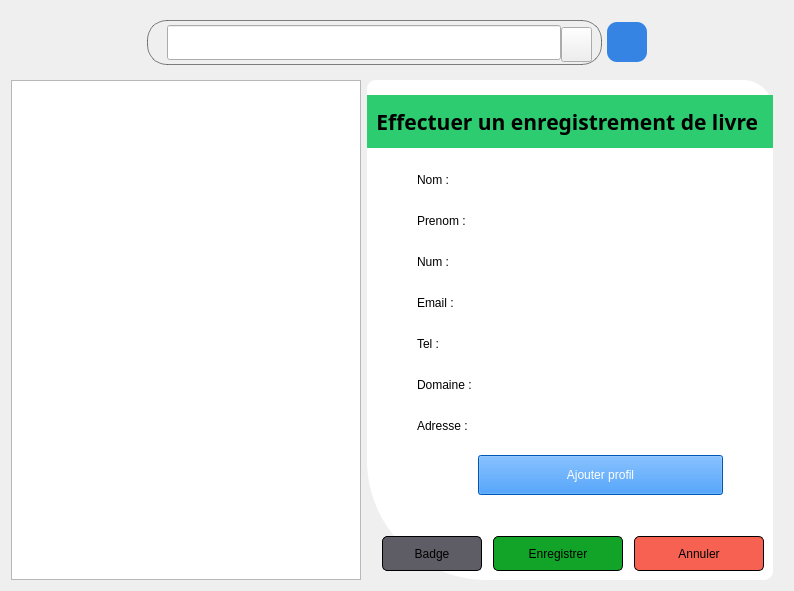
            <widget class="QWidget" name="membre">
             <layout class="QGridLayout" name="gridLayout">
              <item row="0" column="0">
               <widget class="QFrame" name="pannel_search">
                <property name="maximumSize">
                 <size>
                  <width>16777215</width>
                  <height>80</height>
                 </size>
                </property>
                <layout class="QHBoxLayout" name="horizontalLayout">
                 <item>
                  <widget class="QWidget" name="search_widget" native="true">
                   <property name="maximumSize">
                    <size>
                     <width>600</width>
                     <height>16777215</height>
                    </size>
                   </property>
                   <property name="styleSheet">
                    <string notr="true">#horizontalWidget{
	border: .8px solid  rgba(0,0,0,122);
	border-radius: 20px;
	padding-left: 50px;
}

#lineEditSearch:focus #horizontalWidget{
	border-color: white;
}</string>
                   </property>
                   <layout class="QHBoxLayout" name="horizontalLayout_28">
                    <property name="spacing">
                     <number>5</number>
                    </property>
                    <property name="leftMargin">
                     <number>50</number>
                    </property>
                    <property name="topMargin">
                     <number>0</number>
                    </property>
                    <property name="rightMargin">
                     <number>50</number>
                    </property>
                    <property name="bottomMargin">
                     <number>0</number>
                    </property>
                    <item>
                     <widget class="QWidget" name="horizontalWidget" native="true">
                      <property name="minimumSize">
                       <size>
                        <width>0</width>
                        <height>45</height>
                       </size>
                      </property>
                      <property name="maximumSize">
                       <size>
                        <width>16777215</width>
                        <height>45</height>
                       </size>
                      </property>
                      <property name="styleSheet">
                       <string notr="true">#horizontalWidget{
	border: 1px solid  rgba(0,0,0,122);
	border-radius: 20px;
	padding-left: 50px;
	
	/*background-color: rgb(156, 156, 156);*/
}

#lineEditSearch:focus #horizontalWidget{
	border-color: white;
}</string>
                      </property>
                      <layout class="QHBoxLayout" name="horizontalLayout_27">
                       <property name="spacing">
                        <number>0</number>
                       </property>
                       <property name="leftMargin">
                        <number>20</number>
                       </property>
                       <property name="topMargin">
                        <number>0</number>
                       </property>
                       <property name="rightMargin">
                        <number>10</number>
                       </property>
                       <property name="bottomMargin">
                        <number>0</number>
                       </property>
                       <item>
                        <widget class="QLineEdit" name="lineEditSearch">
                         <property name="minimumSize">
                          <size>
                           <width>0</width>
                           <height>35</height>
                          </size>
                         </property>
                         <property name="maximumSize">
                          <size>
                           <width>500</width>
                           <height>35</height>
                          </size>
                         </property>
                         <property name="styleSheet">
                          <string notr="true">color: rgb(0, 0, 0);</string>
                         </property>
                        </widget>
                       </item>
                       <item>
                        <widget class="QPushButton" name="btnSearch">
                         <property name="minimumSize">
                          <size>
                           <width>31</width>
                           <height>35</height>
                          </size>
                         </property>
                         <property name="maximumSize">
                          <size>
                           <width>31</width>
                           <height>31</height>
                          </size>
                         </property>
                         <property name="styleSheet">
                          <string notr="true"/>
                         </property>
                         <property name="text">
                          <string/>
                         </property>
                         <property name="icon">
                          <iconset resource="icons.qrc">
                           <normaloff>:/icons/search.svg</normaloff>:/icons/search.svg</iconset>
                         </property>
                         <property name="iconSize">
                          <size>
                           <width>30</width>
                           <height>30</height>
                          </size>
                         </property>
                        </widget>
                       </item>
                      </layout>
                     </widget>
                    </item>
                    <item>
                     <widget class="QPushButton" name="btnAdd">
                      <property name="maximumSize">
                       <size>
                        <width>40</width>
                        <height>40</height>
                       </size>
                      </property>
                      <property name="styleSheet">
                       <string notr="true">background-color: rgb(53, 132, 228);
padding: 5px;
border-radius: 10px;</string>
                      </property>
                      <property name="text">
                       <string/>
                      </property>
                      <property name="icon">
                       <iconset resource="icons.qrc">
                        <normaloff>:/iconWhite/user-plus.svg</normaloff>:/iconWhite/user-plus.svg</iconset>
                      </property>
                      <property name="iconSize">
                       <size>
                        <width>30</width>
                        <height>30</height>
                       </size>
                      </property>
                     </widget>
                    </item>
                   </layout>
                  </widget>
                 </item>
                </layout>
               </widget>
              </item>
              <item row="1" column="0">
               <layout class="QHBoxLayout" name="horizontalLayout_30">
                <property name="rightMargin">
                 <number>10</number>
                </property>
                <item>
                 <widget class="QTableWidget" name="resultMembre">
                  <property name="minimumSize">
                   <size>
                    <width>350</width>
                    <height>200</height>
                   </size>
                  </property>
                  <property name="maximumSize">
                   <size>
                    <width>950</width>
                    <height>1000</height>
                   </size>
                  </property>
                 </widget>
                </item>
                <item>
                 <widget class="QWidget" name="addForm" native="true">
                  <property name="minimumSize">
                   <size>
                    <width>0</width>
                    <height>500</height>
                   </size>
                  </property>
                  <property name="maximumSize">
                   <size>
                    <width>600</width>
                    <height>550</height>
                   </size>
                  </property>
                  <property name="styleSheet">
                   <string notr="true">#addForm{
	border-radius: 9px;
	background-color: #ffffff;
	border-top-right-radius: 30px;
	border-bottom-left-radius: 120px;
	box-shadow: 0 4px 10px rgba(0,0,0,0.1);
}

QLineEdit{
	color: black;
	padding-left: 20px;

}</string>
                  </property>
                  <layout class="QVBoxLayout" name="verticalLayout_20">
                   <property name="spacing">
                    <number>0</number>
                   </property>
                   <property name="leftMargin">
                    <number>0</number>
                   </property>
                   <property name="topMargin">
                    <number>15</number>
                   </property>
                   <property name="rightMargin">
                    <number>0</number>
                   </property>
                   <property name="bottomMargin">
                    <number>0</number>
                   </property>
                   <item>
                    <widget class="QWidget" name="topPannel" native="true">
                     <property name="enabled">
                      <bool>true</bool>
                     </property>
                     <property name="maximumSize">
                      <size>
                       <width>16777215</width>
                       <height>60</height>
                      </size>
                     </property>
                     <property name="styleSheet">
                      <string notr="true">/*background-color: #003366;*/
/*background-color: #f0f0f0;*/
background-color: #2ecc71;
/*background-color: #ff5733;*/
/*background-color: #8e44ad;*/</string>
                     </property>
                     <layout class="QHBoxLayout" name="horizontalLayout_31">
                      <item>
                       <widget class="QLabel" name="label_32">
                        <property name="maximumSize">
                         <size>
                          <width>16777215</width>
                          <height>50</height>
                         </size>
                        </property>
                        <property name="font">
                         <font>
                          <family>Umpush</family>
                          <pointsize>16</pointsize>
                          <weight>75</weight>
                          <bold>true</bold>
                         </font>
                        </property>
                        <property name="styleSheet">
                         <string notr="true">color: rgb(0, 0, 0);</string>
                        </property>
                        <property name="text">
                         <string>Effectuer un enregistrement de livre </string>
                        </property>
                        <property name="alignment">
                         <set>Qt::AlignCenter</set>
                        </property>
                        <property name="wordWrap">
                         <bool>false</bool>
                        </property>
                        <property name="textInteractionFlags">
                         <set>Qt::LinksAccessibleByMouse</set>
                        </property>
                       </widget>
                      </item>
                     </layout>
                    </widget>
                   </item>
                   <item>
                    <widget class="QWidget" name="formWidget" native="true">
                     <property name="minimumSize">
                      <size>
                       <width>0</width>
                       <height>380</height>
                      </size>
                     </property>
                     <property name="maximumSize">
                      <size>
                       <width>16777215</width>
                       <height>380</height>
                      </size>
                     </property>
                     <property name="styleSheet">
                      <string notr="true">QLabel{
	
	color: rgb(0, 0, 0);
}

QLineEdit{
	border: .5px solid rgb(94, 92, 100);
	border-radius: 6px;
}</string>
                     </property>
                     <layout class="QFormLayout" name="formLayout_2">
                      <property name="leftMargin">
                       <number>50</number>
                      </property>
                      <property name="topMargin">
                       <number>20</number>
                      </property>
                      <property name="rightMargin">
                       <number>50</number>
                      </property>
                      <item row="1" column="0">
                       <widget class="QLabel" name="label_27">
                        <property name="text">
                         <string>Nom :</string>
                        </property>
                       </widget>
                      </item>
                      <item row="1" column="1">
                       <widget class="QLineEdit" name="nom">
                        <property name="minimumSize">
                         <size>
                          <width>0</width>
                          <height>35</height>
                         </size>
                        </property>
                        <property name="frame">
                         <bool>true</bool>
                        </property>
                       </widget>
                      </item>
                      <item row="2" column="0">
                       <widget class="QLabel" name="label_29">
                        <property name="text">
                         <string>Prenom :</string>
                        </property>
                       </widget>
                      </item>
                      <item row="2" column="1">
                       <widget class="QLineEdit" name="prenom">
                        <property name="minimumSize">
                         <size>
                          <width>0</width>
                          <height>35</height>
                         </size>
                        </property>
                        <property name="frame">
                         <bool>true</bool>
                        </property>
                       </widget>
                      </item>
                      <item row="5" column="0">
                       <widget class="QLabel" name="label_28">
                        <property name="text">
                         <string>Email :</string>
                        </property>
                       </widget>
                      </item>
                      <item row="5" column="1">
                       <widget class="QLineEdit" name="email">
                        <property name="minimumSize">
                         <size>
                          <width>0</width>
                          <height>35</height>
                         </size>
                        </property>
                        <property name="frame">
                         <bool>true</bool>
                        </property>
                       </widget>
                      </item>
                      <item row="6" column="0">
                       <widget class="QLabel" name="label_26">
                        <property name="text">
                         <string>Tel :</string>
                        </property>
                       </widget>
                      </item>
                      <item row="6" column="1">
                       <widget class="QLineEdit" name="tel">
                        <property name="minimumSize">
                         <size>
                          <width>0</width>
                          <height>35</height>
                         </size>
                        </property>
                        <property name="frame">
                         <bool>true</bool>
                        </property>
                       </widget>
                      </item>
                      <item row="7" column="0">
                       <widget class="QLabel" name="label_30">
                        <property name="text">
                         <string>Domaine :</string>
                        </property>
                       </widget>
                      </item>
                      <item row="7" column="1">
                       <widget class="QLineEdit" name="domaine">
                        <property name="minimumSize">
                         <size>
                          <width>0</width>
                          <height>35</height>
                         </size>
                        </property>
                        <property name="frame">
                         <bool>true</bool>
                        </property>
                       </widget>
                      </item>
                      <item row="9" column="0">
                       <widget class="QLabel" name="label_31">
                        <property name="text">
                         <string>Adresse :</string>
                        </property>
                       </widget>
                      </item>
                      <item row="9" column="1">
                       <widget class="QLineEdit" name="adresse">
                        <property name="minimumSize">
                         <size>
                          <width>0</width>
                          <height>35</height>
                         </size>
                        </property>
                        <property name="frame">
                         <bool>true</bool>
                        </property>
                       </widget>
                      </item>
                      <item row="11" column="1">
                       <widget class="QPushButton" name="parcour_img">
                        <property name="minimumSize">
                         <size>
                          <width>150</width>
                          <height>40</height>
                         </size>
                        </property>
                        <property name="layoutDirection">
                         <enum>Qt::LeftToRight</enum>
                        </property>
                        <property name="autoFillBackground">
                         <bool>false</bool>
                        </property>
                        <property name="styleSheet">
                         <string notr="true">QPushButton{

	background-color: #007bff;
	color: rgb(255, 255, 255);

}

QPushButton:hover{
	
	background-color: #0056b3;
}</string>
                        </property>
                        <property name="text">
                         <string>Ajouter profil</string>
                        </property>
                        <property name="icon">
                         <iconset resource="icons.qrc">
                          <normaloff>:/icons/image.svg</normaloff>:/icons/image.svg</iconset>
                        </property>
                       </widget>
                      </item>
                      <item row="4" column="0">
                       <widget class="QLabel" name="label_25">
                        <property name="text">
                         <string>Num :</string>
                        </property>
                       </widget>
                      </item>
                      <item row="4" column="1">
                       <widget class="QLineEdit" name="numAdherent">
                        <property name="minimumSize">
                         <size>
                          <width>0</width>
                          <height>35</height>
                         </size>
                        </property>
                        <property name="frame">
                         <bool>true</bool>
                        </property>
                       </widget>
                      </item>
                     </layout>
                    </widget>
                   </item>
                   <item>
                    <widget class="QWidget" name="horizontalWidget" native="true">
                     <property name="maximumSize">
                      <size>
                       <width>16777215</width>
                       <height>65</height>
                      </size>
                     </property>
                     <property name="styleSheet">
                      <string notr="true">QPushButton{
	border: 1px solid;
	
}</string>
                     </property>
                     <layout class="QHBoxLayout" name="horizontalLayout_2">
                      <property name="spacing">
                       <number>5</number>
                      </property>
                      <property name="topMargin">
                       <number>0</number>
                      </property>
                      <property name="rightMargin">
                       <number>0</number>
                      </property>
                      <property name="bottomMargin">
                       <number>0</number>
                      </property>
                      <item>
                       <widget class="QPushButton" name="pushButton_3">
                        <property name="minimumSize">
                         <size>
                          <width>0</width>
                          <height>35</height>
                         </size>
                        </property>
                        <property name="maximumSize">
                         <size>
                          <width>100</width>
                          <height>16777215</height>
                         </size>
                        </property>
                        <property name="styleSheet">
                         <string notr="true">background-color: rgb(94, 92, 100);
border-radius: 5px;</string>
                        </property>
                        <property name="text">
                         <string>Badge</string>
                        </property>
                       </widget>
                      </item>
                      <item>
                       <widget class="QPushButton" name="save_btn">
                        <property name="minimumSize">
                         <size>
                          <width>130</width>
                          <height>35</height>
                         </size>
                        </property>
                        <property name="maximumSize">
                         <size>
                          <width>120</width>
                          <height>16777215</height>
                         </size>
                        </property>
                        <property name="styleSheet">
                         <string notr="true">background-color: rgb(17, 164, 40);
border-radius: 5px;
</string>
                        </property>
                        <property name="text">
                         <string>Enregistrer</string>
                        </property>
                        <property name="icon">
                         <iconset resource="icons.qrc">
                          <normaloff>:/icons/save.svg</normaloff>:/icons/save.svg</iconset>
                        </property>
                       </widget>
                      </item>
                      <item>
                       <widget class="QPushButton" name="cancel_btn">
                        <property name="minimumSize">
                         <size>
                          <width>130</width>
                          <height>35</height>
                         </size>
                        </property>
                        <property name="maximumSize">
                         <size>
                          <width>120</width>
                          <height>16777215</height>
                         </size>
                        </property>
                        <property name="styleSheet">
                         <string notr="true">background-color: rgb(246, 97, 81);
border-radius: 5px;
</string>
                        </property>
                        <property name="text">
                         <string>Annuler</string>
                        </property>
                        <property name="icon">
                         <iconset resource="icons.qrc">
                          <normaloff>:/icons/x-circle.svg</normaloff>:/icons/x-circle.svg</iconset>
                        </property>
                       </widget>
                      </item>
                     </layout>
                    </widget>
                   </item>
                  </layout>
                 </widget>
                </item>
               </layout>
              </item>
             </layout>
            </widget>
